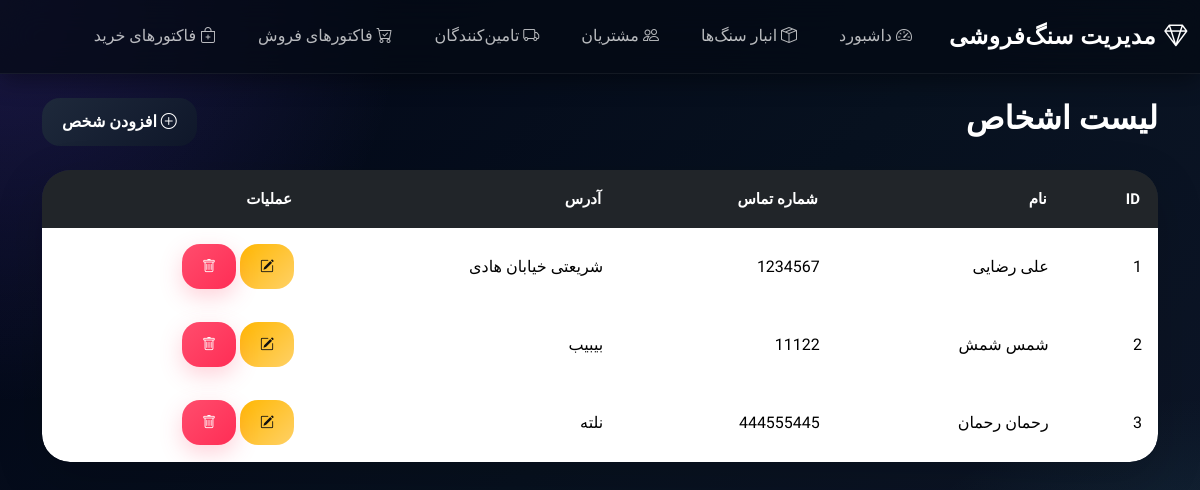
The app's page /persons/, older data.
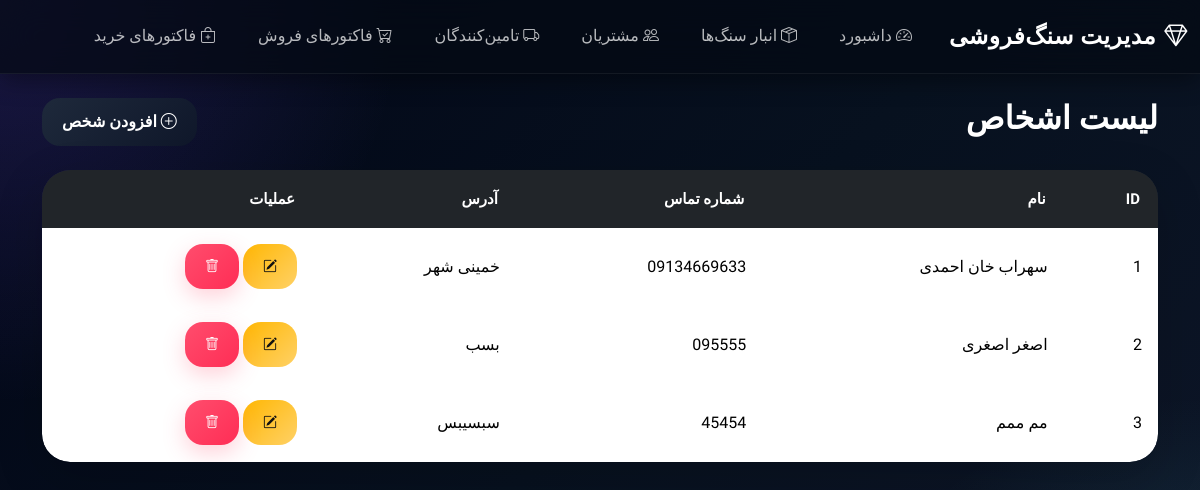
The same page, newer data.
### core/models.py (models this page shows, shortened)
class Person(models.Model):
    PERSON_TYPES = [
        ('real', 'حقیقی'),
        ('legal', 'حقوقی'),
    ]
    first_name = models.CharField(max_length=100, verbose_name='نام')
    last_name = models.CharField(max_length=100, verbose_name='نام خانوادگی')
    national_code = models.CharField(
        max_length=20,
        unique=True,
        verbose_name='کد ملی / شناسه اقتصادی'
    )
    phone = models.CharField(max_length=15, verbose_name='شماره تماس')
    address = models.TextField(verbose_name='آدرس')
    person_type = models.CharField(
        max_length=10,
        choices=PERSON_TYPES,
        verbose_name='نوع شخص'
    )
    created_at = models.DateTimeField(auto_now_add=True)
    class Meta:
        verbose_name = 'شخص'
        verbose_name_plural = 'اشخاص'

### core/views.py (the view)
# urls.py: path('persons/', person_list, name='person_list'),
def person_list(request):
    persons = Person.objects.all()
    return render(request, 'core/person_list.html', {'persons': persons})

### core/templates/core/person_list.html (shortened to what this page needs)
{% extends 'core/base.html' %}
{% block content %}
<div class="d-flex justify-content-between align-items-center mb-4">
    <h2 class="fw-bold">
        لیست اشخاص
    </h2>
    <a href="{% url 'add_person' %}" class="btn btn-dark">
        <i class="bi bi-plus-circle"></i>
        افزودن شخص
    </a>
</div>
<div class="card border-0 shadow-lg">
    <div class="card-body p-0">
        <table class="table table-hover align-middle mb-0">
            <thead class="table-dark">
                <tr>
                    <th>ID</th>
                    <th>نام</th>
                    <th>شماره تماس</th>
                    <th>آدرس</th>
                    <th>عملیات</th>
                </tr>
            </thead>
            <tbody>
                {% for person in persons %}
                <tr>
                    <td>{{ person.id }}</td>
                    <td>
                        {{ person.first_name }}
                        {{ person.last_name }}
                    </td>
                    <td>{{ person.phone }}</td>
                    <td>{{ person.address }}</td>
                    <td>
                        <a href="{% url 'edit_person' person.id %}" class="btn btn-warning btn-sm">
                            <i class="bi bi-pencil-square"></i>
                        </a>
                        <a href="{% url 'delete_person' person.id %}" class="btn btn-danger btn-sm">
                            <i class="bi bi-trash"></i>
                        </a>
                    </td>
                </tr>
                {% endfor %}
            </tbody>
        </table>
    </div>
</div>
{% endblock %}

Row changes from the older to the newer data that the page shows:
changed Person id 1: first_name "علی" → "سهراب"; last_name "رضایی" → "خان احمدی"; phone "1234567" → "09134669633"; address "شریعتی خیابان هادی" → "خمینی شهر"
changed Person id 2: first_name "شمس" → "اصغر"; last_name "شمش" → "اصغری"; phone "11122" → "095555"; address "بیبیب" → "بسب"
changed Person id 3: first_name "رحمان" → "مم"; last_name "رحمان" → "ممم"; phone "444555445" → "45454"; address "نلته" → "سبسیبس"
